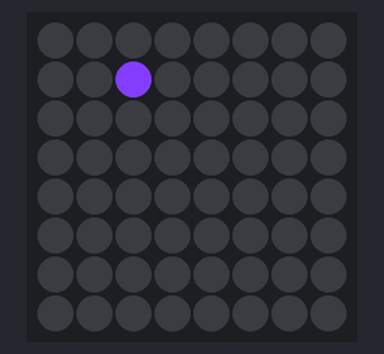
A program run on a simulated Raspberry Pi (BCM pin numbers) with a Sense HAT. On the bench: the Sense HAT's 8×8 RGB LED matrix. Random numbers come from a fixed seed.

Above: at 0.07 s.
At 0.47 s:
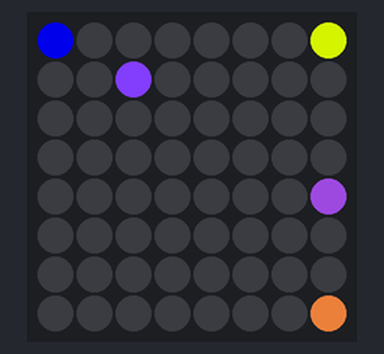
At 0.97 s:
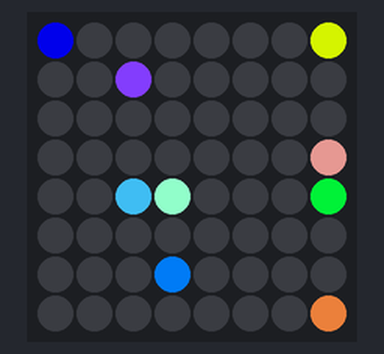
At 1.87 s:
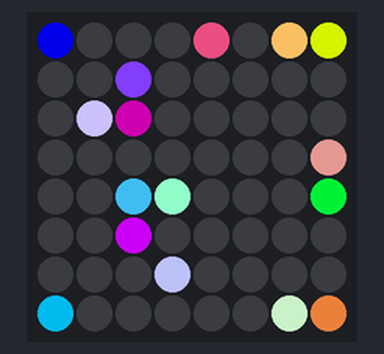
At 19.99 s:
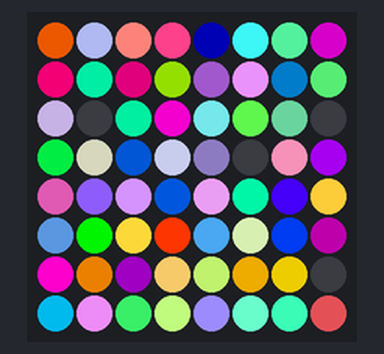
At 39.93 s:
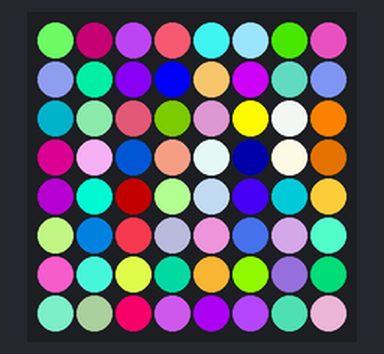

The program:

hasard.py
```python
#!/bin/python3

from sense_emu import SenseHat
from time import sleep
from random import randint
sense = SenseHat()

while True:
    x = randint(0, 7)
    y = randint(0, 7)
    r = randint(0, 255)
    g = randint(0, 255)
    b = randint(0, 255)
    sense.set_pixel(x, y, r, g, b)
    sleep(0.1)
```
